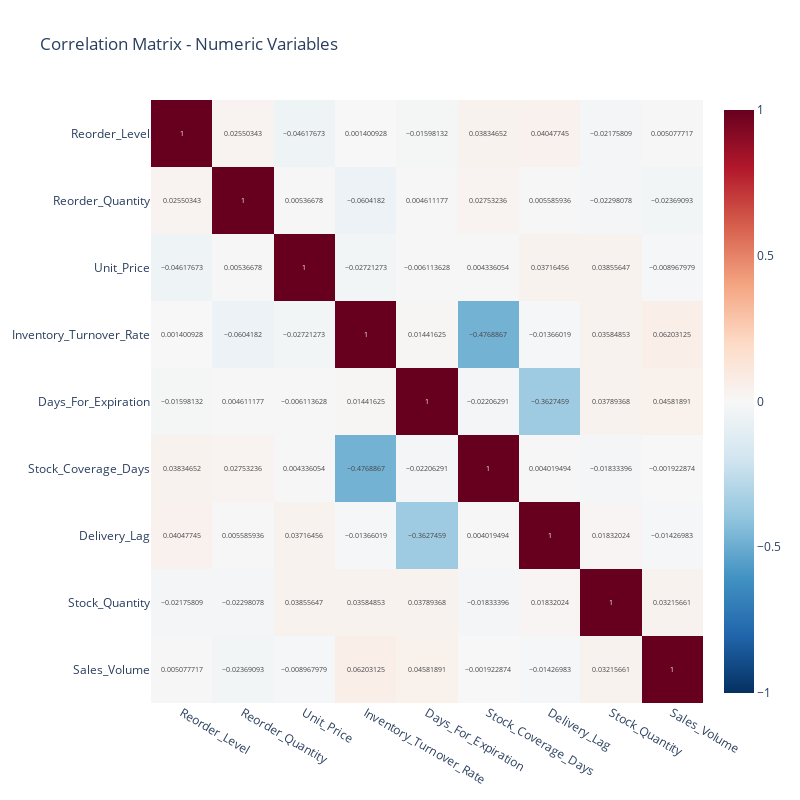

Source (notebook cell):
### Code cell
# Create a heatmap visualization of the correlation matrix
fig_corr = px.imshow(correlation_matrix,
                    title='Correlation Matrix - Numeric Variables',
                    color_continuous_scale='RdBu_r',  # Red-Blue reversed color scale
                    aspect="auto",                   # Automatic aspect ratio
                    text_auto=True,                  # Display correlation values on cells
                    zmin=-1, zmax=1)                 # Fix color scale from -1 to +1

# Adjust the figure dimensions
fig_corr.update_layout(width=800, height=800)

# Display the interactive heatmap
fig_corr.show()

### Figure 1 — Plotly figure (JSON) as saved in the notebook; plotly's stock layout.template omitted (floating-point values rounded to 4 significant figures)
{"data": [{"coloraxis": "coloraxis", "hovertemplate": "x: %{x}<br>y: %{y}<br>color: %{z}<extra></extra>", "name": "0", "texttemplate": "%{z}", "type": "heatmap", "x": ["Reorder_Level", "Reorder_Quantity", "Unit_Price", "Inventory_Turnover_Rate", "Days_For_Expiration", "Stock_Coverage_Days", "Delivery_Lag", "Stock_Quantity", "Sales_Volume"], "xaxis": "x", "y": ["Reorder_Level", "Reorder_Quantity", "Unit_Price", "Inventory_Turnover_Rate", "Days_For_Expiration", "Stock_Coverage_Days", "Delivery_Lag", "Stock_Quantity", "Sales_Volume"], "yaxis": "y", "z": [[1, 0.0255, -0.04618, 0.001401, -0.01598, 0.03835, 0.04048, -0.02176, 0.005078], [0.0255, 1, 0.005367, -0.06042, 0.004611, 0.02753, 0.005586, -0.02298, -0.02369], [-0.04618, 0.005367, 1, -0.02721, -0.006114, 0.004336, 0.03716, 0.03856, -0.008968], [0.001401, -0.06042, -0.02721, 1, 0.01442, -0.4769, -0.01366, 0.03585, 0.06203], [-0.01598, 0.004611, -0.006114, 0.01442, 1, -0.02206, -0.3627, 0.03789, 0.04582], [0.03835, 0.02753, 0.004336, -0.4769, -0.02206, 1, 0.004019, -0.01833, -0.001923], [0.04048, 0.005586, 0.03716, -0.01366, -0.3627, 0.004019, 1, 0.01832, -0.01427], [-0.02176, -0.02298, 0.03856, 0.03585, 0.03789, -0.01833, 0.01832, 1, 0.03216], [0.005078, -0.02369, -0.008968, 0.06203, 0.04582, -0.001923, -0.01427, 0.03216, 1]]}], "layout": {"coloraxis": {"cmax": 1, "cmin": -1, "colorscale": [[0, "rgb(5,48,97)"], [0.1, "rgb(33,102,172)"], [0.2, "rgb(67,147,195)"], [0.3, "rgb(146,197,222)"], [0.4, "rgb(209,229,240)"], [0.5, "rgb(247,247,247)"], [0.6, "rgb(253,219,199)"], [0.7, "rgb(244,165,130)"], [0.8, "rgb(214,96,77)"], [0.9, "rgb(178,24,43)"], [1, "rgb(103,0,31)"]]}, "height": 800, "title": {"text": "Correlation Matrix - Numeric Variables"}, "width": 800, "xaxis": {"anchor": "y", "domain": [0, 1]}, "yaxis": {"anchor": "x", "autorange": "reversed", "domain": [0, 1]}}}
